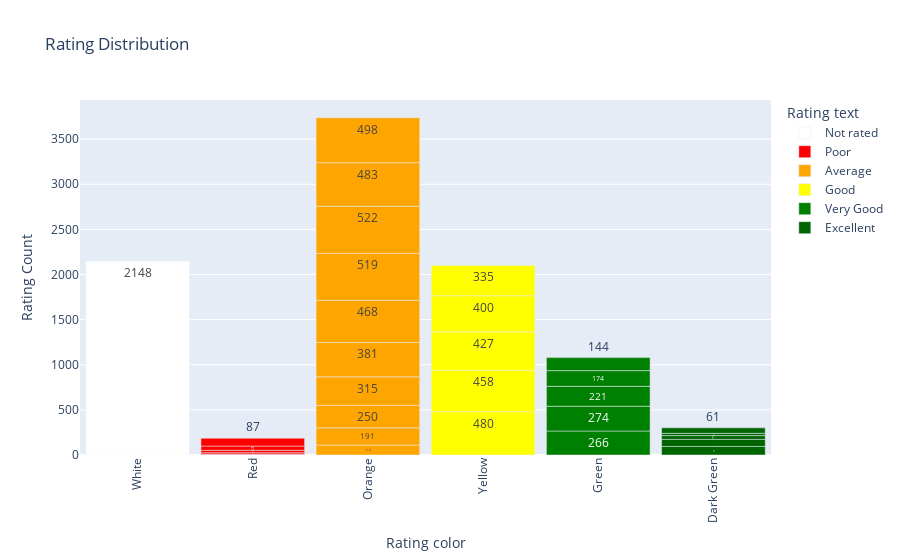

Here is the notebook cell this chart was saved with:
### Code cell
fig=px.bar(ratings,x='Rating color',color='Rating text',y='Rating Count',color_discrete_sequence=['White','Red','Orange','Yellow','Green','Darkgreen'],
           text='Rating Count',
           title='Rating Distribution')
fig.update_layout(xaxis_tickangle=-90,bargap=0.1)
fig.show()

### Figure 1 — Plotly figure (JSON) as saved in the notebook; plotly's stock layout.template omitted (floating-point values rounded to 4 significant figures)
{"data": [{"alignmentgroup": "True", "hovertemplate": "Rating text=Not rated<br>Rating color=%{x}<br>Rating Count=%{text}<extra></extra>", "legendgroup": "Not rated", "marker": {"color": "White", "pattern": {"shape": ""}}, "name": "Not rated", "offsetgroup": "Not rated", "orientation": "v", "showlegend": true, "text": [2148], "textposition": "auto", "type": "bar", "x": ["White"], "xaxis": "x", "y": [2148], "yaxis": "y"}, {"alignmentgroup": "True", "hovertemplate": "Rating text=Poor<br>Rating color=%{x}<br>Rating Count=%{text}<extra></extra>", "legendgroup": "Poor", "marker": {"color": "Red", "pattern": {"shape": ""}}, "name": "Poor", "offsetgroup": "Poor", "orientation": "v", "showlegend": true, "text": [1, 2, 7, 15, 27, 47, 87], "textposition": "auto", "type": "bar", "x": ["Red", "Red", "Red", "Red", "Red", "Red", "Red"], "xaxis": "x", "y": [1, 2, 7, 15, 27, 47, 87], "yaxis": "y"}, {"alignmentgroup": "True", "hovertemplate": "Rating text=Average<br>Rating color=%{x}<br>Rating Count=%{text}<extra></extra>", "legendgroup": "Average", "marker": {"color": "Orange", "pattern": {"shape": ""}}, "name": "Average", "offsetgroup": "Average", "orientation": "v", "showlegend": true, "text": [110, 191, 250, 315, 381, 468, 519, 522, 483, 498], "textposition": "auto", "type": "bar", "x": ["Orange", "Orange", "Orange", "Orange", "Orange", "Orange", "Orange", "Orange", "Orange", "Orange"], "xaxis": "x", "y": [110, 191, 250, 315, 381, 468, 519, 522, 483, 498], "yaxis": "y"}, {"alignmentgroup": "True", "hovertemplate": "Rating text=Good<br>Rating color=%{x}<br>Rating Count=%{text}<extra></extra>", "legendgroup": "Good", "marker": {"color": "Yellow", "pattern": {"shape": ""}}, "name": "Good", "offsetgroup": "Good", "orientation": "v", "showlegend": true, "text": [480, 458, 427, 400, 335], "textposition": "auto", "type": "bar", "x": ["Yellow", "Yellow", "Yellow", "Yellow", "Yellow"], "xaxis": "x", "y": [480, 458, 427, 400, 335], "yaxis": "y"}, {"alignmentgroup": "True", "hovertemplate": "Rating text=Very Good<br>Rating color=%{x}<br>Rating Count=%{text}<extra></extra>", "legendgroup": "Very Good", "marker": {"color": "Green", "pattern": {"shape": ""}}, "name": "Very Good", "offsetgroup": "Very Good", "orientation": "v", "showlegend": true, "text": [266, 274, 221, 174, 144], "textposition": "auto", "type": "bar", "x": ["Green", "Green", "Green", "Green", "Green"], "xaxis": "x", "y": [266, 274, 221, 174, 144], "yaxis": "y"}, {"alignmentgroup": "True", "hovertemplate": "Rating text=Excellent<br>Rating color=%{x}<br>Rating Count=%{text}<extra></extra>", "legendgroup": "Excellent", "marker": {"color": "Darkgreen", "pattern": {"shape": ""}}, "name": "Excellent", "offsetgroup": "Excellent", "orientation": "v", "showlegend": true, "text": [95, 78, 42, 25, 61], "textposition": "auto", "type": "bar", "x": ["Dark Green", "Dark Green", "Dark Green", "Dark Green", "Dark Green"], "xaxis": "x", "y": [95, 78, 42, 25, 61], "yaxis": "y"}], "layout": {"autosize": true, "bargap": 0.1, "barmode": "relative", "legend": {"title": {"text": "Rating text"}, "tracegroupgap": 0}, "title": {"text": "Rating Distribution"}, "xaxis": {"anchor": "y", "autorange": true, "domain": [0, 1], "range": [-0.5, 5.5], "tickangle": -90, "title": {"text": "Rating color"}, "type": "category"}, "yaxis": {"anchor": "x", "autorange": true, "domain": [0, 1], "range": [0, 3934.0], "title": {"text": "Rating Count"}, "type": "linear"}}}
